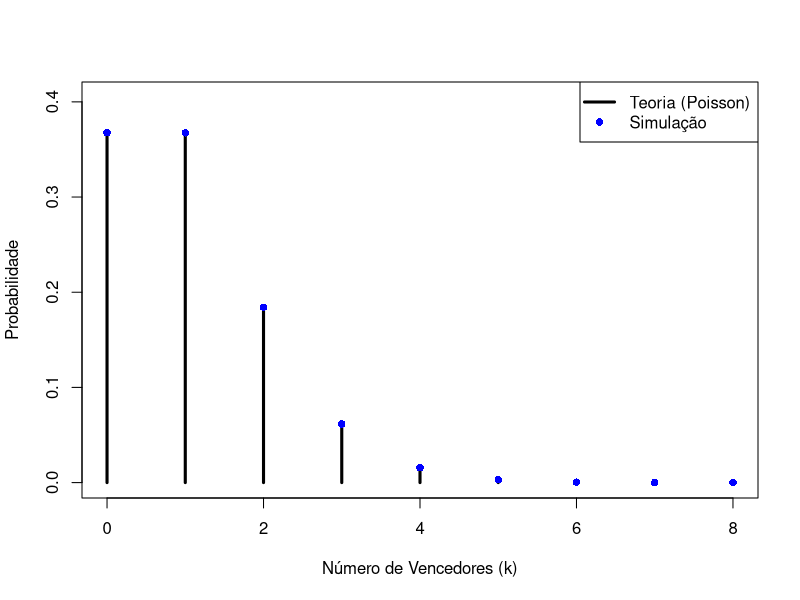

Recreate this plot in R.
n <- 10*10^6 # Visitantes diários do site
p <- 10^-7 # Probabilidade de ganhar a recompensa

#--------------- QUESTÃO 2.1 ---------------#

# Por ser uma probabilidade de grande amostra,usaremos a distribuição de poisson
#como aproximação
taxa <- n * p
# Calculamos a taxa com a probabilidade individual e a "população"

# PMF da distribuição de Poisson = dpois(k,taxa)
aproximacao <- function(n,p,k){
  lambda <- n * p
  pmf <- (exp(-lambda) * lambda^k)/factorial(k) 
  
  return(pmf) # Retorna a aproximação da probabilidade
}


#--------------- QUESTÃO 2.2 ---------------#

#Distribuição Binomial (exata)
exp_bin <- n * p
var_bin <- n * p * (1-p)

#Distribuição de Poisson (aproximada)
exp_pois <- taxa
var_pois <- taxa

data.frame(
  Distribuição = c("Binomial (exata)", "Poisson (aproximada)"),
  Valor_Esperado = c(exp_bin, exp_pois),
  Variância = c(var_bin, var_pois)
)


#--------------- QUESTÃO 2.3 ---------------#

# Como a probabilidade é a PMF de Poisson e um sorteio entre os ganhadores,
# para isso pegaremos cada possivel k para calcular a prob total:
# P(ganho) = sum(Pw(k) * 1/(k+1))
k_ganhadores <- 0:30 #30 pois ja e o suficiente para uma prob prox de zero.
prob_W <- aproximacao(n,p,k_ganhadores)
prob_ganho <- sum(prob_W * (1/(k_ganhadores+1)))

#--------------- QUESTÃO 2.4   ---------------#
set.seed(90) # Setamos uma semente para analisar as mesmas simulações aleatorias.
n_simulacoes <- 100000 # Quantidade de simulações a serem realizadas
simulacoes <- rpois(n_simulacoes,lambda = taxa) #função que irá simular a distribuição.

#Análise do resultado das simulações;
freq_empirica <- table(simulacoes) / n_simulacoes

#Análise do resultado esperado(Teórico):
k_teorico <- as.numeric(names(freq_empirica))
freq_teorica <- aproximacao(n, p, k_teorico)
names(freq_teorica) <- names(freq_empirica)
print(round(freq_teorica,4))

print("--EMPÍRICO--")
print(round(freq_empirica,4))
print("--TEÓRICO--")
print(round(freq_teorica,4))

# Gráfico de comparação: PMF teórica vs empírica
plot(k_teorico, freq_teorica, type = "h",
     lwd = 3,
     main = "",
     xlab = "Número de Vencedores (k)",
     ylab = "Probabilidade",
     ylim = c(0, max(freq_teorica, freq_empirica) * 1.1))

points(k_teorico, freq_empirica,
       pch = 16, col = "blue")

legend("topright",
       legend = c("Teoria (Poisson)", "Simulação"),
       lwd = c(3, NA),
       pch = c(NA, 16),
       col = c("black", "blue"))
